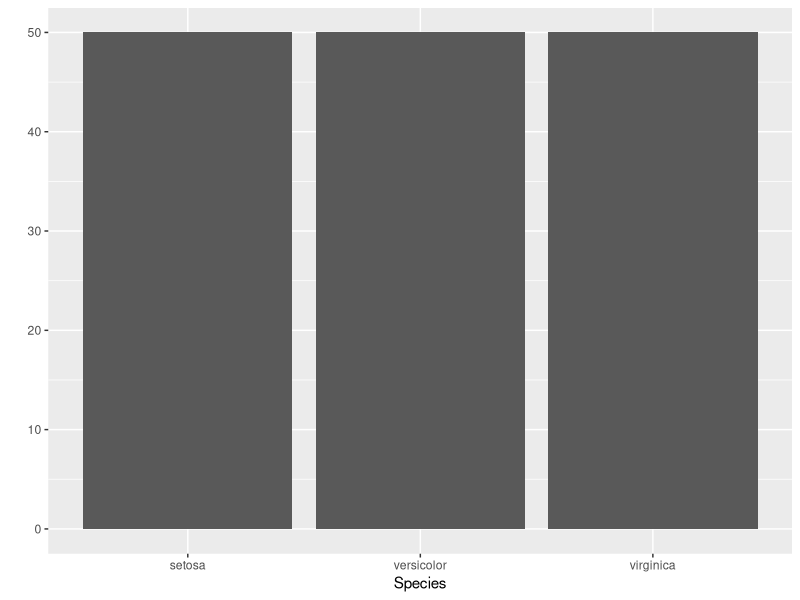
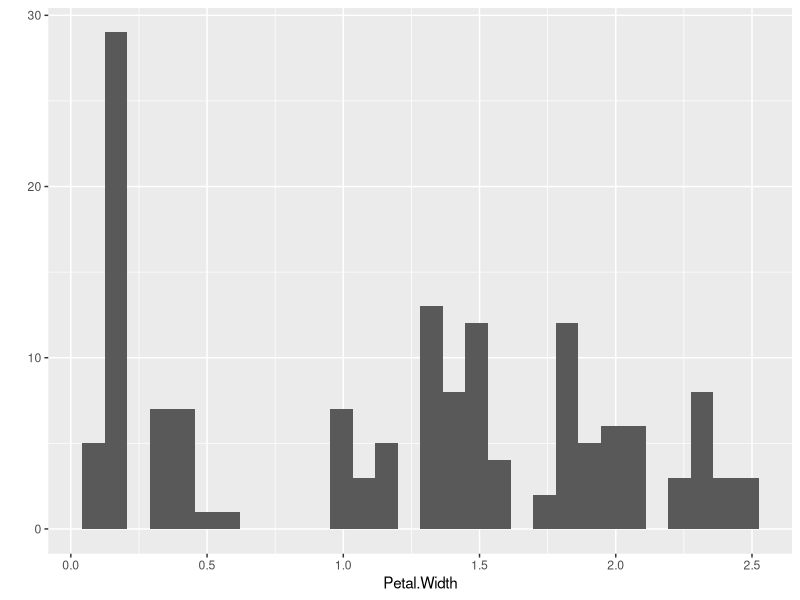
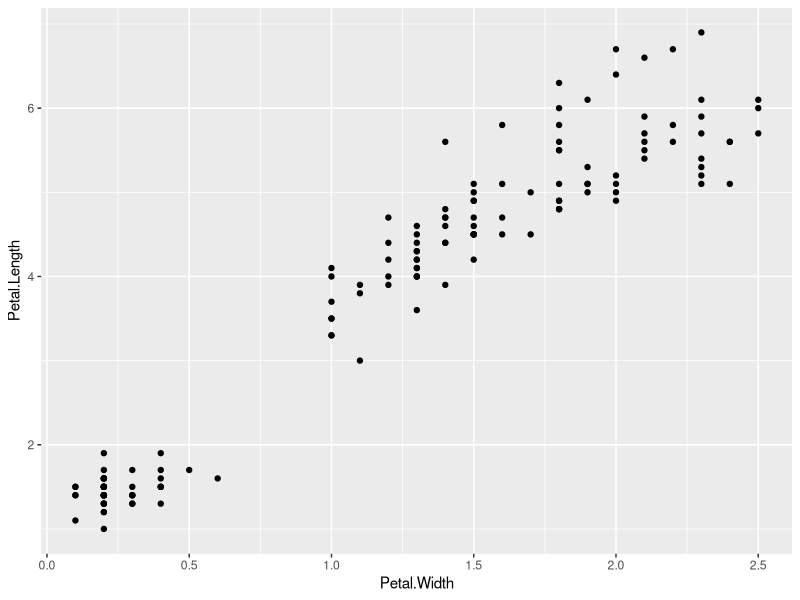
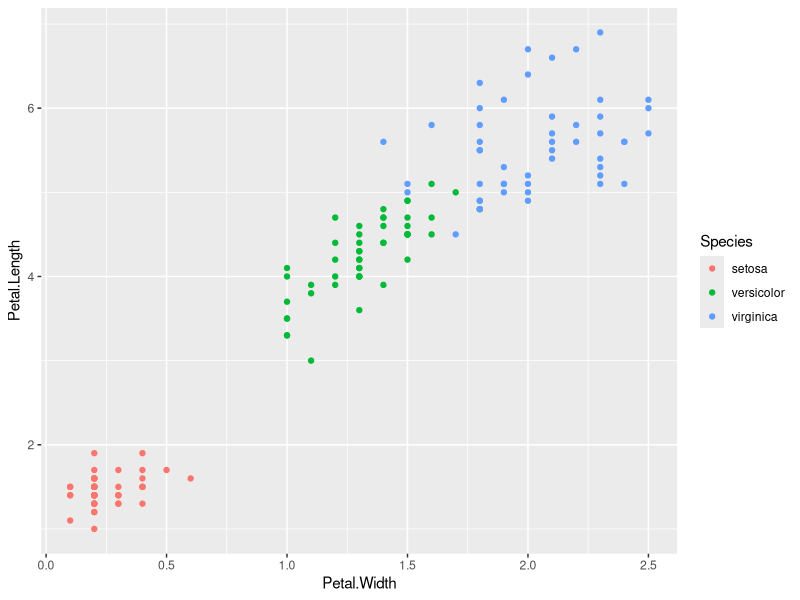
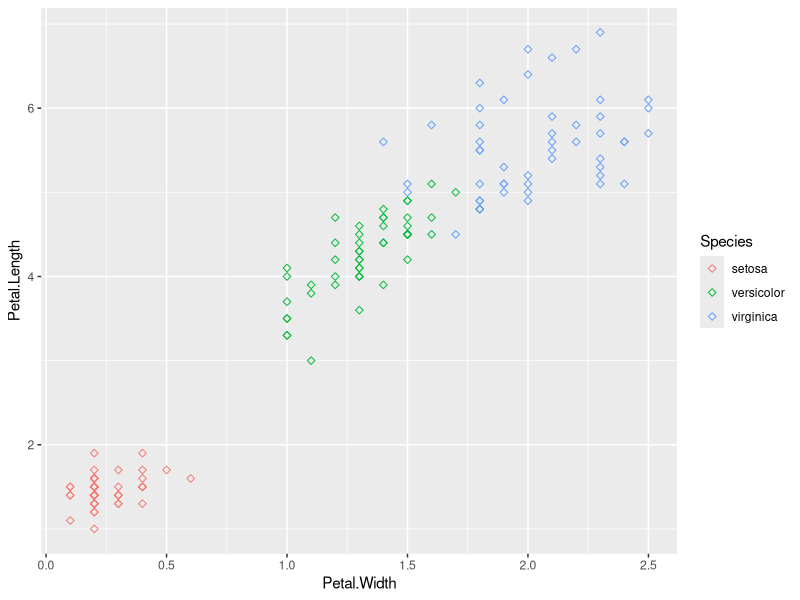
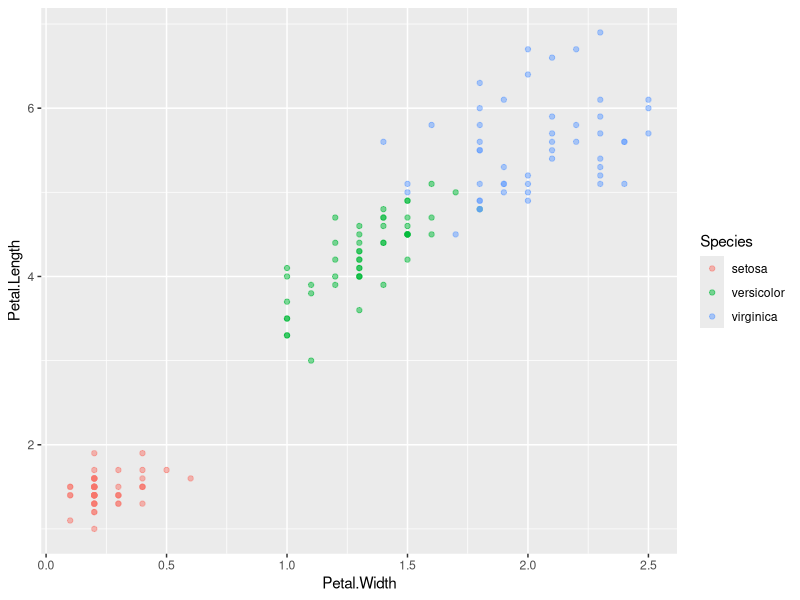
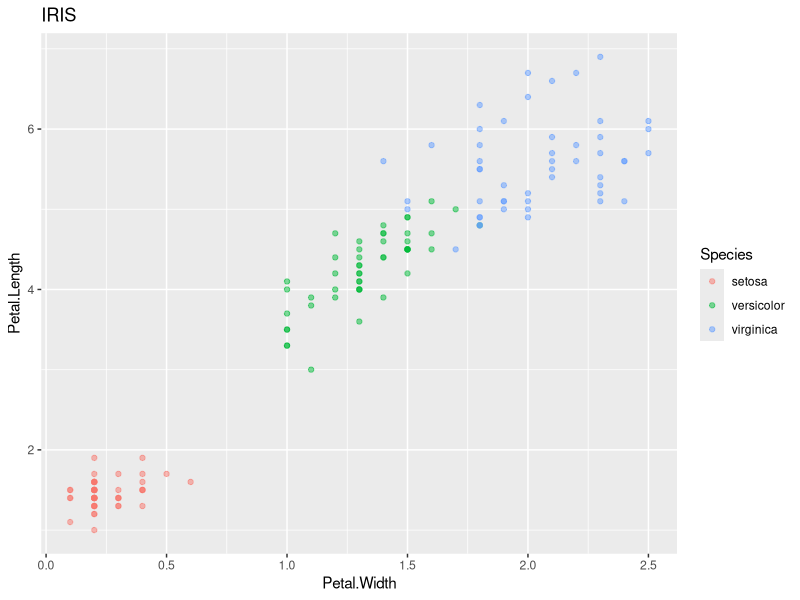
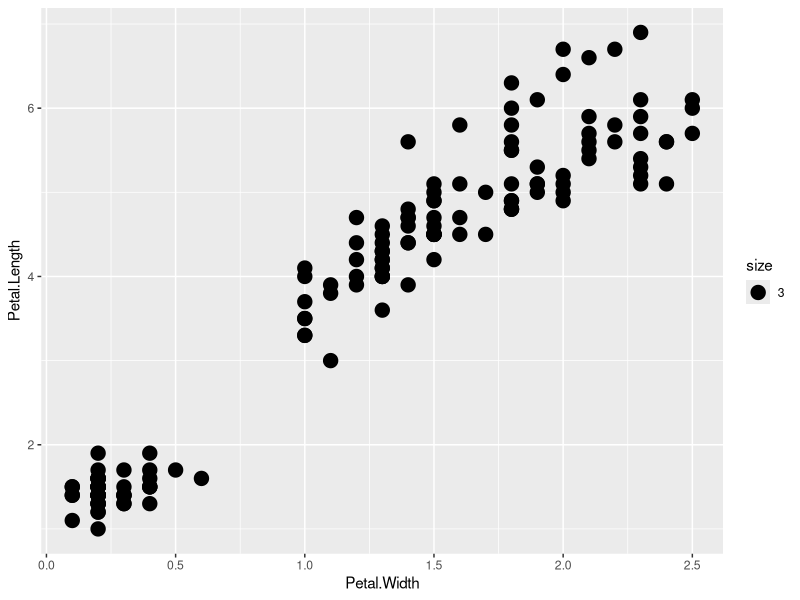

Here is the R script that generated these plots, in order:
library(ggplot2)
qplot(data=iris,x=Species) # 指定X軸
qplot(data=iris,x=Petal.Width)
qplot(data=iris,x=Petal.Width,y=Petal.Length) # 指定X Y 軸

qplot(data=iris,x=Petal.Width,y=Petal.Length,
      color=Species) #依品種分色
qplot(data=iris,x=Petal.Width,y=Petal.Length,
      color=Species,shape=I(5)) #依品種分圖示
qplot(data=iris,x=Petal.Width,y=Petal.Length,
      color=Species,shape=I(19),alpha=I(0.5)) #透明
qplot(data=iris,x=Petal.Width,y=Petal.Length,
      color=Species,shape=I(19),alpha=I(0.5),
      main="IRIS") #title
######
qplot(data=iris,x=Petal.Width,y=Petal.Length,
      size=3)
qplot(data=iris,x=Species,y=Petal.Length,
      size=I(10))
qplot(data=iris,x=Species,y=Petal.Length,
      size=I(10),color=I("red"))
qplot(data=iris,x=Species,y=Petal.Length,
      geom="boxplot")   
#########
iris[iris$Species=="setosa",]
df=data.frame(c1=c(1,2,3),c2=c("a","b","c"))
df
